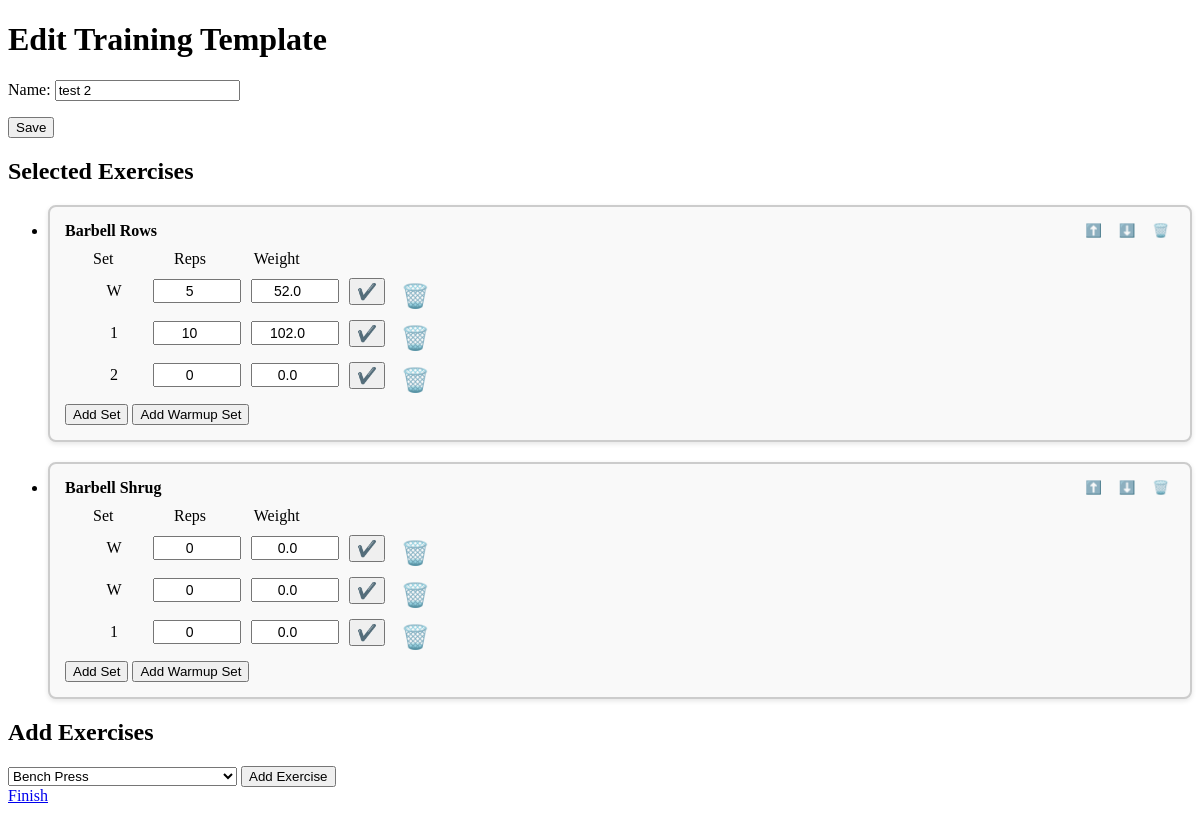
The app's page /training-templates/edit/22/ with its own data.
### training_templates/models.py (models this page shows, shortened)
class TrainingTemplate(models.Model):
    name = models.CharField(max_length=100)
    exercises = models.ManyToManyField(Exercise, through='ExerciseOrder')

class ExerciseOrder(models.Model):
    training_template = models.ForeignKey(TrainingTemplate, on_delete=models.CASCADE)
    exercise = models.ForeignKey(Exercise, on_delete=models.CASCADE)
    order = models.PositiveIntegerField()
    class Meta:
        ordering = ['order']

class Set(models.Model):
    exercise_order = models.ForeignKey(ExerciseOrder, related_name='sets', on_delete=models.CASCADE)
    set_type = models.CharField(max_length=2, choices=SetType.choices, default=SetType.NUMBERED)
    weight = models.FloatField()
    reps = models.IntegerField()
    class Meta:
        ordering = [
            models.Case(
                models.When(set_type='W', then=models.Value(0)),
                models.When(set_type__regex=r'^\d+$', then=models.Value(1)),
                default=models.Value(2),
                output_field=models.IntegerField(),
            ),
            models.Case(
                models.When(set_type='W', then=models.Value(0)),
                default=models.F('set_type'),
                output_field=models.IntegerField(),
            )
        ]

### exercises/models.py (models this page shows, shortened)
class Exercise(models.Model):
    name = models.CharField(max_length=100)
    main_body_part = models.ForeignKey(BodyPart, on_delete=models.CASCADE, related_name='main_body_exercises')
    additional_body_parts = models.ManyToManyField(BodyPart, related_name='additional_body_exercises', blank=True)
    class Meta:
        ordering = ['name']  # Specify ordering by name

### training_templates/views.py (the view, shortened to what this page needs)
# urls.py: path('edit/<int:template_id>/', create_or_edit_training_template, name='edit_training_template'),
def create_or_edit_training_template(request, template_id=None):
    if template_id:
        training_template = get_object_or_404(TrainingTemplate, id=template_id)
    else:
        training_template = None
    form = TrainingTemplateForm(instance=training_template)
    set_form = SetForm()
    available_exercises, selected_exercises = get_exercises(training_template)
    return render(request, 'training_templates/create_training_template.html', {
        'form': form,
        'set_form': set_form,
        'exercises': available_exercises,
        'selected_exercises': selected_exercises,
        'template_id': template_id,
    })

### training_templates/forms.py
class TrainingTemplateForm(forms.ModelForm):
    class Meta:
        model = TrainingTemplate
        fields = ['name']

class SetForm(forms.ModelForm):
    class Meta:
        model = Set
        fields = ['set_type', 'weight', 'reps']

### training_templates/views.py (called while the page is built)
def get_exercises(training_template):
    selected_exercise_ids = ExerciseOrder.objects.filter(training_template=training_template).\
        values_list('exercise_id', flat=True)
    available_exercises = Exercise.objects.exclude(id__in=selected_exercise_ids)
    selected_exercises = ExerciseOrder.objects.filter(training_template=training_template).order_by('order') \
        if training_template else []
    return available_exercises, selected_exercises

### training_templates/templates/training_templates/create_training_template.html (shortened to what this page needs)
<!DOCTYPE html>
<html>
<head>
    {% load static %}
    <link rel="stylesheet" type="text/css" href="{% static 'training_templates/styles-2.css' %}">
</head>
<body>
    <h1>{% if template_id %}Edit{% else %}Create{% endif %} Training Template</h1>
    <form method="post" action="{% if template_id %}{% url 'edit_training_template' template_id=template_id %}{% else %}{% url 'create_training_template' %}{% endif %}">
        {{ form.as_p }}
        <button type="submit" name="name-form">Save</button>
    </form>
    {% if template_id %}
        {% include 'training_templates/selected_exercises.html' %}
        {% include 'training_templates/add_exercise.html' %}
    {% endif %}
    <a href="{% url 'training_template_list' %}">Finish</a>
</body>
</html>

### training_templates/templates/training_templates/selected_exercises.html (shortened to what this page needs)
{% if selected_exercises %}
    <h2>Selected Exercises</h2>
    <ul>
        {% for exercise_order in selected_exercises %}
            <li>
                <div class="exercise-container">
                    <div class="exercise-header">
                        <span class="exercise-name">{{ exercise_order.exercise.name }}</span>
                        <div class="control-icons">
                            <form method="post" action="{% url 'move_up_exercise' template_id=template_id exercise_id=exercise_order.exercise.id %}" style="display:inline;">
                                <button type="submit" class="arrow-btn">⬆️</button>
                            </form>
                            <form method="post" action="{% url 'move_down_exercise' template_id=template_id exercise_id=exercise_order.exercise.id %}" style="display:inline;">
                                <button type="submit" class="arrow-btn">⬇️</button>
                            </form>
                            <form method="post" action="{% url 'delete_exercise' template_id=template_id exercise_id=exercise_order.exercise.id %}" style="display:inline;">
                                <button type="submit" class="trashcan-btn">🗑️</button>
                            </form>
                        </div>
                    </div>
                    <div class="sets-container" >
                        <div class="set-legend">
                            <span class="set-legend-item">Set</span>
                            <span class="set-legend-item">Reps</span>
                            <span class="set-legend-item">Weight</span>
                        </div>
                        <div class="sets-list">
                            <ul>
                                {% for set in exercise_order.sets.all %}
                                    <li>
                                        <div class="set-line">
                                            <div class="set-form-container">
                                                <form method="post" class="edit-set-form">
                                                    <span class="set-type-display">{{ set.set_type }}</span>
                                                    <input type="number" name="reps" value="{{ set.reps }}" required>
                                                    <input type="number" name="weight" value="{{ set.weight }}" required>
                                                    <button type="submit" name="edit-set-form">✔️</button>
                                                </form>
                                            </div>
                                            <div class="set-trashcan-btn-container">
                                                <form method="post" action="{% url 'delete_set' template_id=template_id set_id=set.id %}" class="set-trashcan-btn">
                                                    <button type="submit" class="set-trashcan-btn">🗑️</button>
                                                </form>
                                            </div>
                                        </div>
                                    </li>
                                {% endfor %}
                            </ul>
                        </div>
                    </div>
                    <div class="add-set-form-container" id="add-set-form-{{ exercise_order.id }}">
                        <form method="post" action="{% url 'edit_training_template' template_id=template_id %}">
                            <button type="submit" name="add-set-form">Add Set</button>
                            <button type="submit" name="add-warmup-set-form">Add Warmup Set</button>
                        </form>
                    </div>
                </div>
            </li>
        {% endfor %}
    </ul>
{% endif %}

### training_templates/static/training_templates/styles-2.css (style rules this page uses)
.exercise-container { margin-bottom: 20px; border: 2px solid #ccc; border-radius: 8px; padding: 15px; background-color: #f9f9f9; box-shadow: 0 2px 5px rgba(0, 0, 0, 0.1); }
.exercise-header { display: flex; align-items: center; justify-content: space-between; margin-bottom: 10px; }
.exercise-name { flex-grow: 1; margin-right: 10px; font-weight: bold; }
.control-icons { display: flex; align-items: center; gap: 5px; }
.set-legend, .edit-set-form { display: flex; justify-content: space-between; align-items: center; width: 100%; max-width: 250px; gap: 10px; margin-bottom: 10px; }
.set-legend-item, .set-type-display { width: 100px; text-align: center; }
.sets-list { margin-top: 10px; margin-left: 20px; }
.sets-list ul { list-style-type: none; padding: 0; margin: 0; }
.sets-list li { margin-bottom: 5px; }
.arrow-btn, .trashcan-btn, .set-trashcan-btn { background: none; border: none; cursor: pointer; display: flex; align-items: center; }
.set-trashcan-btn { background: none; border: none; cursor: pointer; display: flex; align-items: center; color: #6c757d; font-size: 1.2em; margin-left: 5px; }
.edit-set-form { display: flex; align-items: center; width: 100%; max-width: 300px; }
.edit-set-form input[type="number"] { width: 80px; padding: 2px; font-size: 14px; text-align: center; }
.edit-set-form button[name="edit-set-form"] { font-size: 1em; padding: 2px 6px; }
.set-trashcan-btn-container { display: flex; align-items: center; }
.set-line { display: flex; align-items: center; }

### records on screen
TrainingTemplate: name "test 2"
ExerciseOrder: exercise.name "Barbell Rows"
Set: set_type "W", reps "5", weight "52.0"
Set: set_type "1", reps "10", weight "102.0"
Set: set_type "2", reps "0", weight "0.0"
ExerciseOrder: exercise.name "Barbell Shrug"
Set: set_type "W", reps "0", weight "0.0"
Set: set_type "W", reps "0", weight "0.0"
Set: set_type "1", reps "0", weight "0.0"

### other values on screen
form field exercise "Bench Press"
